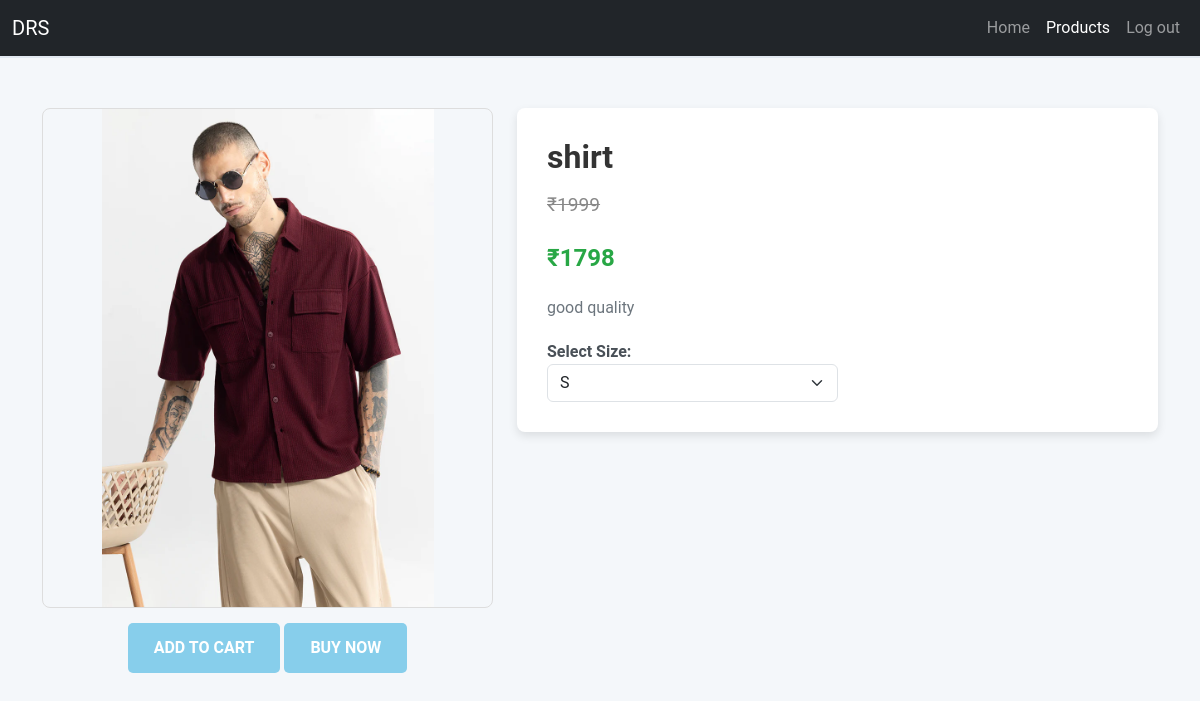
/view_pro/5, run on an earlier commit of the app's database.
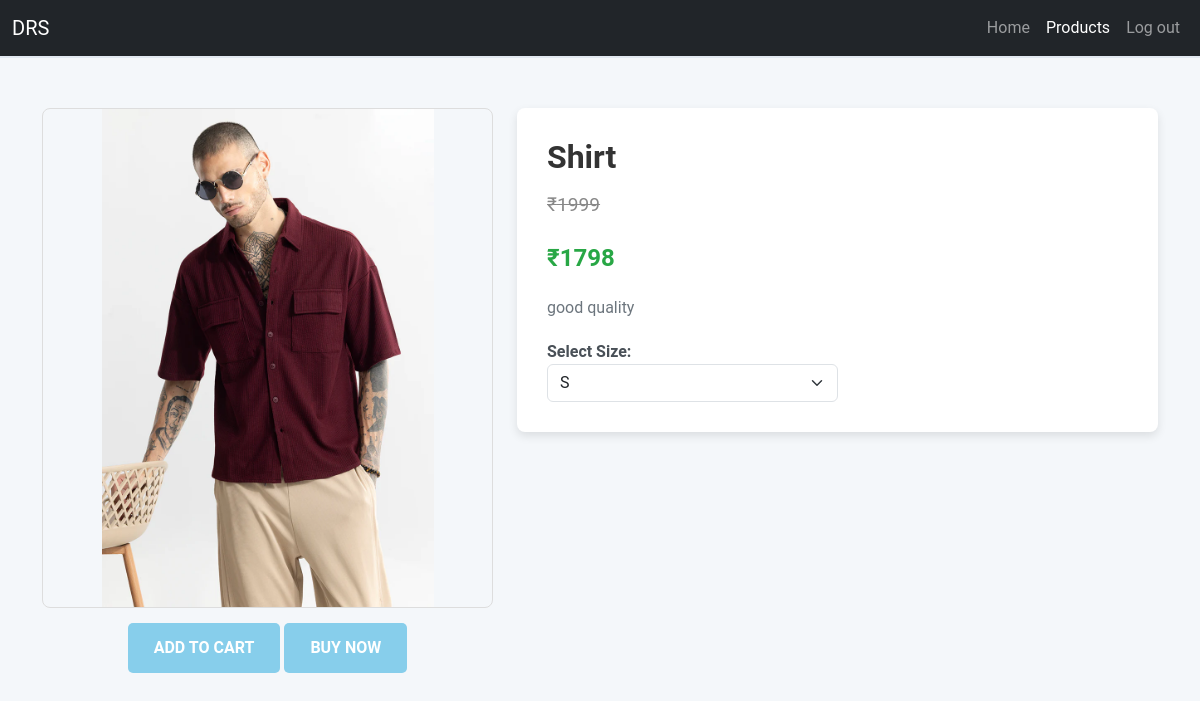
And on a later commit of the database.
### app/models.py (models this page shows)
class Product(models.Model):
    pro_id=models.TextField()
    name=models.TextField()
    price=models.IntegerField()
    ofr_price=models.IntegerField()
    img=models.FileField()
    dis=models.TextField()

### app/views.py (the view)
# urls.py: path('view_pro/<pid>',views.view_pro),
def view_pro(req,pid):
        data=Product.objects.get(pk=pid)
        return render(req,'user/view_pro.html',{'data':data})

### templates/user/view_pro.html (shortened to what this page needs)
<!DOCTYPE html>
<html lang="en">
<head>
    <link href="https://cdn.jsdelivr.net/npm/bootstrap@5.3.3/dist/css/bootstrap.min.css" rel="stylesheet">
</head>
<body>
     <nav class="navbar navbar-expand-sm bg-dark navbar-dark">
        <div class="container-fluid">
            <a class="navbar-brand" href="#">DRS</a>
            <div class="collapse navbar-collapse" id="collapsibleNavbar">
                <ul class="navbar-nav ms-auto">
                    <li class="nav-item">
                        <a class="nav-link" href="../user_home">Home</a>
                    </li>
                    <li class="nav-item">
                        <a class="nav-link active" href="#">Products</a>
                    </li>
                    <li class="nav-item">
                        <a class="nav-link" href="shp_logout">Log out</a>
                    </li>
                </ul>
            </div>
        </div>
    </nav>
    <div class="container">
        <div class="row">
            <div class="col-lg-5">
                <img src="{{data.img.url}}" alt="Product Image" class="product-image">
                <div class="text-center">
                    <a class="btn" href="../add_to_cart/{{data.pk}}">ADD TO CART</a>
                    <a class="btn" href="../user_buy1/{{data.pk}}">BUY NOW</a>
                </div>
            </div>
            <div class="col-lg-7">
                <div class="product-card">
                    <h2 class="product-name">{{data.name}}</h2>
                    <p class="original-price">₹{{data.price}}</p>
                    <p class="price">₹{{data.ofr_price}}</p>
                    <p class="description">{{data.dis}}</p>
                    <div class="size-selector">
                        <label for="size">Select Size:</label>
                        <select id="size" class="form-select w-50">
                            <option value="S">S</option>
                        </select>
                    </div>
                </div>
            </div>
        </div>
    </div>
</body>
</html>

What changed in the data, as far as the page shows it:
changed Product "good quality": name "shirt" → "Shirt"
